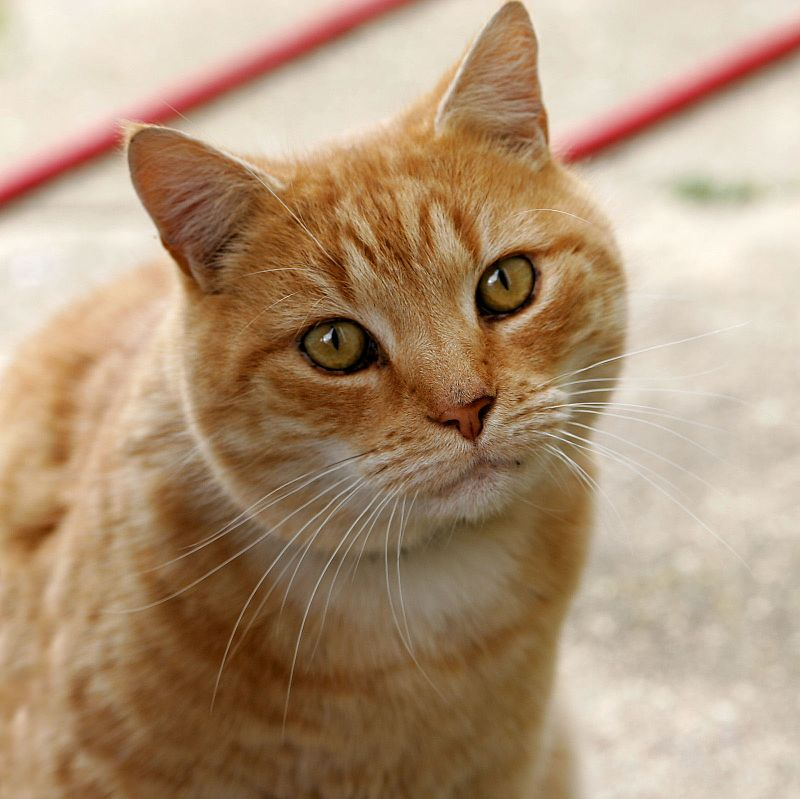
#> input picture cat.jpg, 800 x 799 px
$ jupyter execute 'Ex No.3.ipynb'
#> lines starting #> are read from the running program, lines starting #| are printed output that depends on the picture
Histogram for Bright Image

[cell 1]
import cv2
import numpy as np
import matplotlib.pyplot as plt

# Load the color image
image = cv2.imread('cat.jpg')
#> image is the input picture: shape (799, 800, 3); mean B, G, R 120.7, 148.8, 175.9

# Convert the image to grayscale
gray_image = cv2.cvtColor(image, cv2.COLOR_BGR2GRAY)
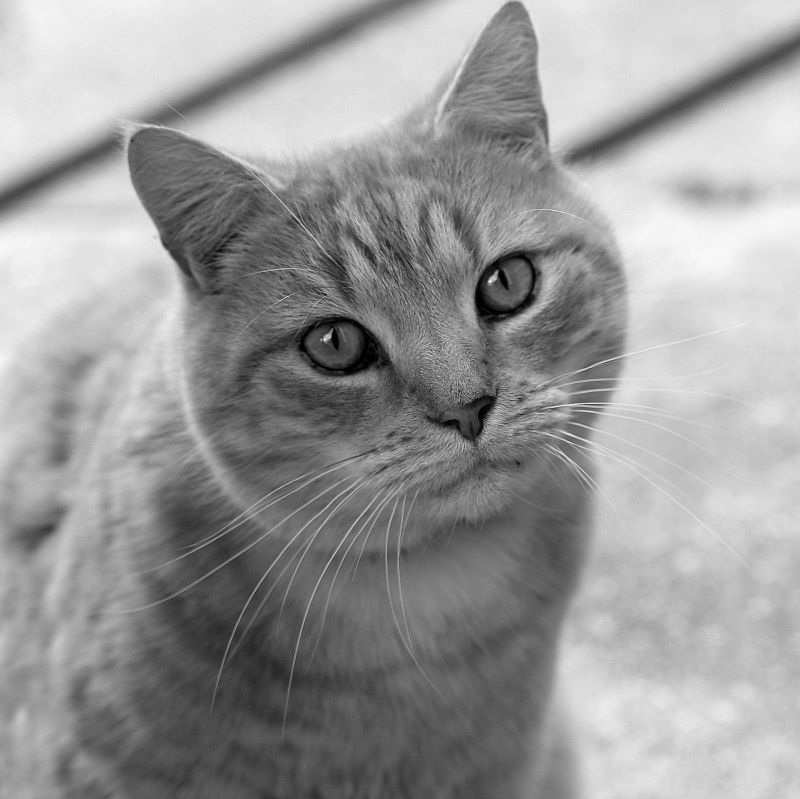
#> gray_image: shape (799, 800); min 0, max 251, mean 153.7

hist_original = cv2.calcHist([gray_image], [0], None, [256], [0, 256])
#> hist_original = 256 values, max 9127 at index 226, min 0 at index 252, mean 2496.9

# Apply histogram equalization
equalized_image = cv2.equalizeHist(gray_image)
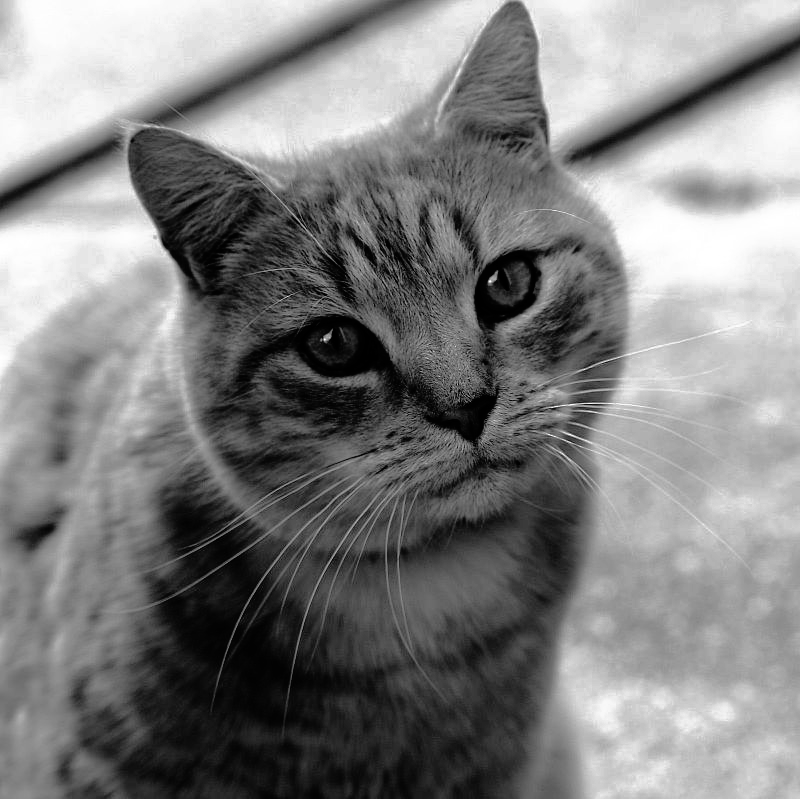
#> equalized_image: shape (799, 800); min 0, max 255, mean 128.2

# Plotting the original grayscale image, equalized image, and histograms
plt.figure(figsize=(10, 7))

# Show original grayscale image
plt.subplot(2, 2, 1)
plt.imshow(gray_image, cmap='gray')
plt.title('Original Grayscale Image')
plt.axis('off')

# Show equalized grayscale image
plt.subplot(2, 2, 2)
plt.imshow(equalized_image, cmap='gray')
plt.title('Equalized Image')
plt.axis('off')

# Plot histogram of the original grayscale image
plt.subplot(2, 2, 3)
plt.plot(hist_original, color='black')
plt.title('Original Histogram')
plt.xlim([0, 256])

# Plot histogram of the equalized image
plt.subplot(2, 2, 4)
hist_equalized = cv2.calcHist([equalized_image], [0], None, [256], [0, 256])
#> hist_equalized = 256 values, max 9127 at index 233, min 0 at index 20, mean 2496.9
plt.plot(hist_equalized, color='black')
plt.title('Equalized Histogram')
plt.xlim([0, 256])

plt.tight_layout()
plt.show()
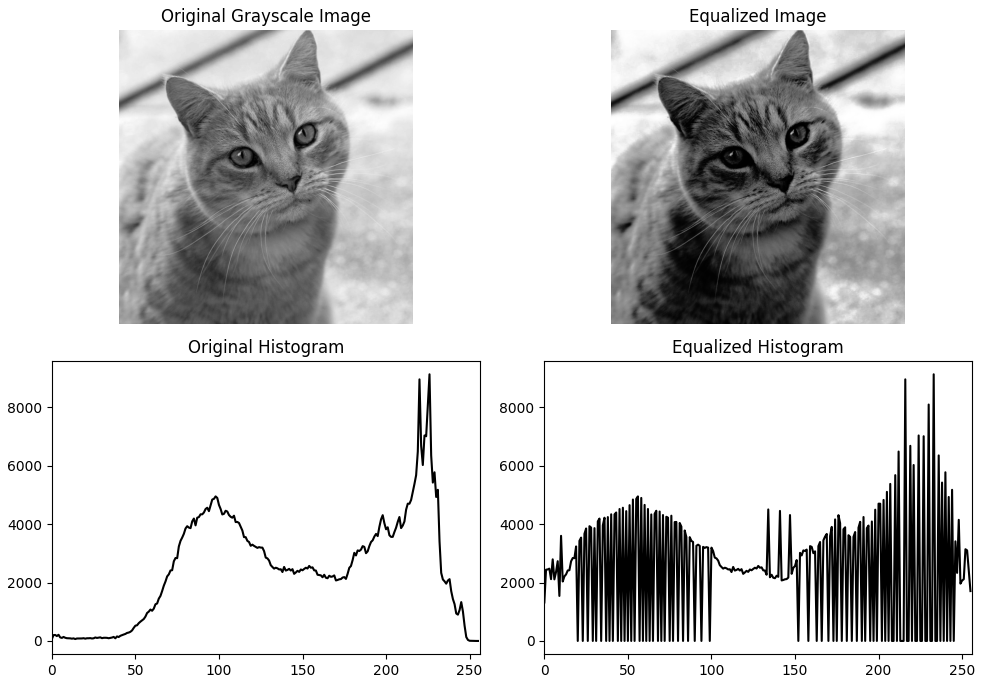
#> figure drawn by matplotlib, 4 panels; panel 3: curve peaks at x = 226, y = 9127; panel 4: curve peaks at x = 233, y = 9127

Dark Image

[cell 2]
import cv2
import numpy as np
from matplotlib import pyplot as plt

# Load the color image
image = cv2.imread('dog.jpg')
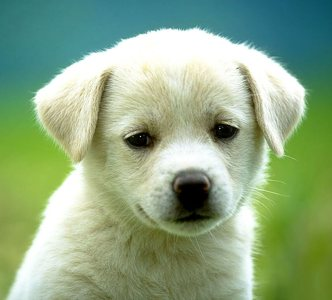
#> input picture dog.jpg, 332 x 300 px
#> image is the input picture: shape (300, 332, 3); mean B, G, R 132.4, 168.2, 141.9

# Convert the image to grayscale
gray_image = cv2.cvtColor(image, cv2.COLOR_BGR2GRAY)
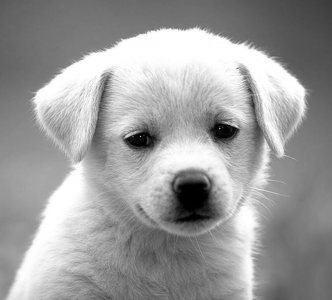
#> gray_image: shape (300, 332); min 0, max 255, mean 156.2

# Apply histogram equalization
equalized_image = cv2.equalizeHist(gray_image)
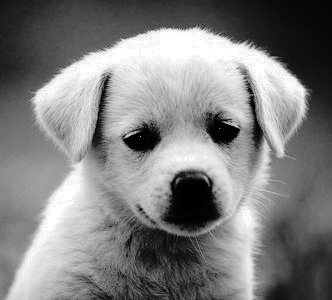
#> equalized_image: shape (300, 332); min 0, max 255, mean 128.2

# Plotting the original grayscale image, equalized image, and histograms
plt.figure(figsize=(10, 7))

# Show original grayscale image
plt.subplot(2, 2, 1)
plt.imshow(gray_image, cmap='gray')
plt.title('Original Grayscale Image')
plt.axis('off')

# Show equalized grayscale image
plt.subplot(2, 2, 2)
plt.imshow(equalized_image, cmap='gray')
plt.title('Equalized Image')
plt.axis('off')

# Plot histogram of the original grayscale image
plt.subplot(2, 2, 3)
hist_original = cv2.calcHist([gray_image], [0], None, [256], [0, 256])
#> hist_original = 256 values, max 3234 at index 255, min 11 at index 46, mean 389.1
plt.plot(hist_original, color='black')
plt.title('Original Histogram')
plt.xlim([0, 256])

# Plot histogram of the equalized image
plt.subplot(2, 2, 4)
hist_equalized = cv2.calcHist([equalized_image], [0], None, [256], [0, 256])
#> hist_equalized = 256 values, max 3234 at index 255, min 0 at index 30, mean 389.1
plt.plot(hist_equalized, color='black')
plt.title('Equalized Histogram')
plt.xlim([0, 256])

plt.tight_layout()
plt.show()
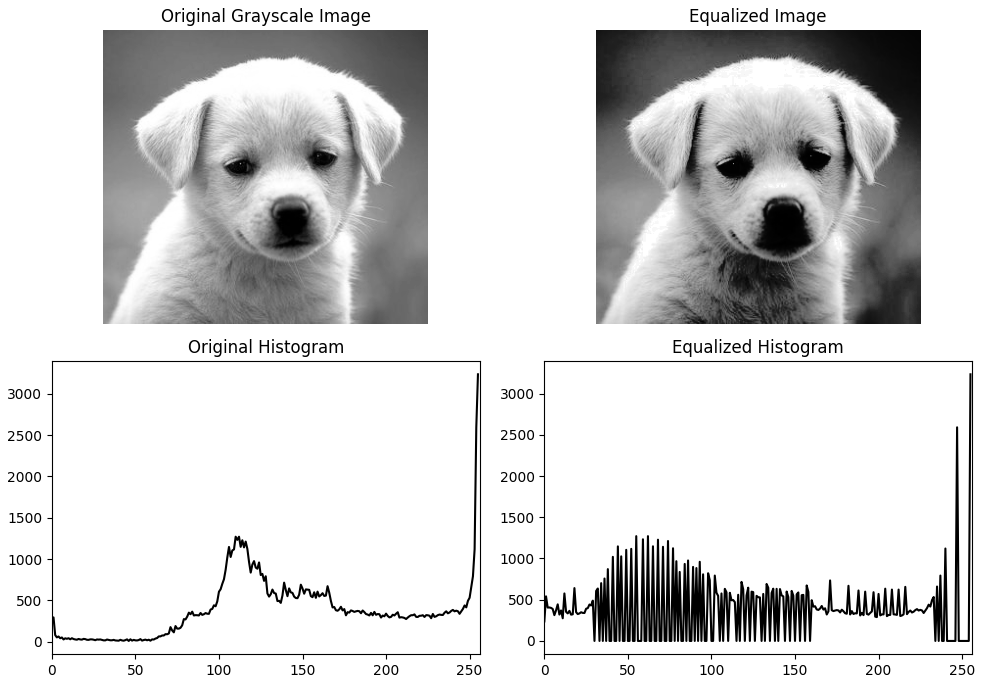
#> figure drawn by matplotlib, 4 panels; panel 3: curve peaks at x = 255, y = 3234; panel 4: curve peaks at x = 255, y = 3234
